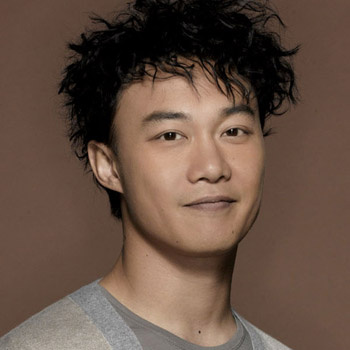
#> input picture 杨妙 201511060135_差别阈限 （重新提交）/eason.jpg, 350 x 350 px
$ python '生成灰度图片.py'
#> lines starting #> are read from the running program, lines starting #| are printed output that depends on the picture
# !/usr/bin/evn python
# _*_ encoding:utf-8_*_
# -*- coding: utf-8 -*-

'this is a test module'

__author__ = 'Miao Yang'

from PIL import Image
from pylab import *

#设置当前工作路径
work_dir = "D:/work/Python/picture/"

#将图片灰度化并转为数组
im = array(Image.open("eason.jpg").convert('L'))
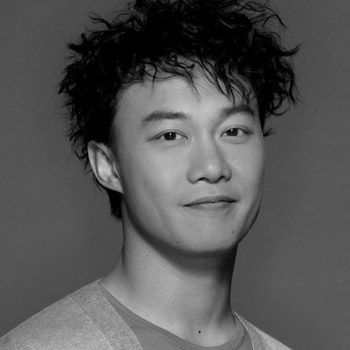
#> im: shape (350, 350); min 0, max 208, mean 85.6

#循环生成灰度图片
for i in range(0, 255, 16):
    image = (i/255)*im
    out = Image.fromarray(uint8(image))
    out.save(work_dir+"N"+str(i)+".bmp")
#> this loop made 16 passes
#> pass 2, `image = (i/255)*im`:
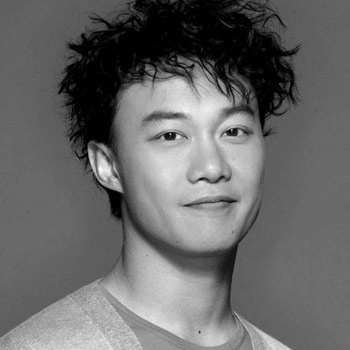
#> image: shape (350, 350) float64; min 0, max 13.05, mean 5.37; drawn with min black and max white
